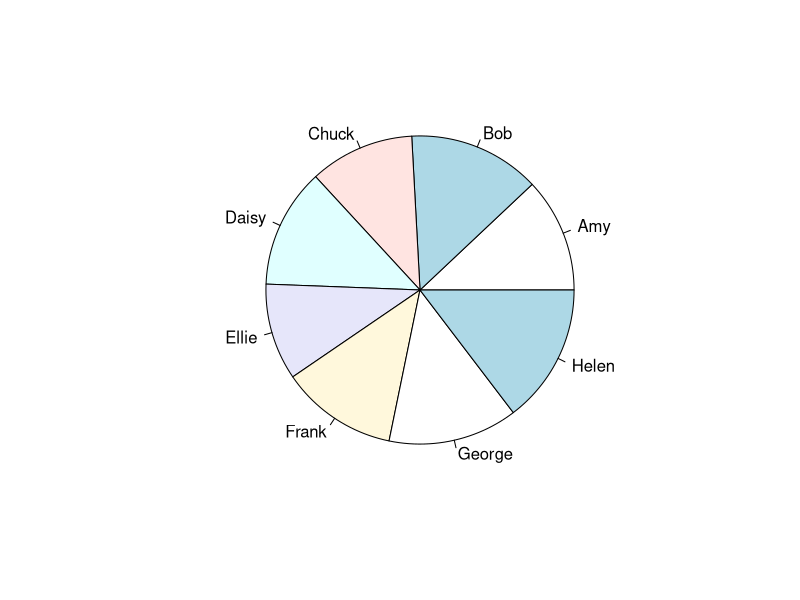
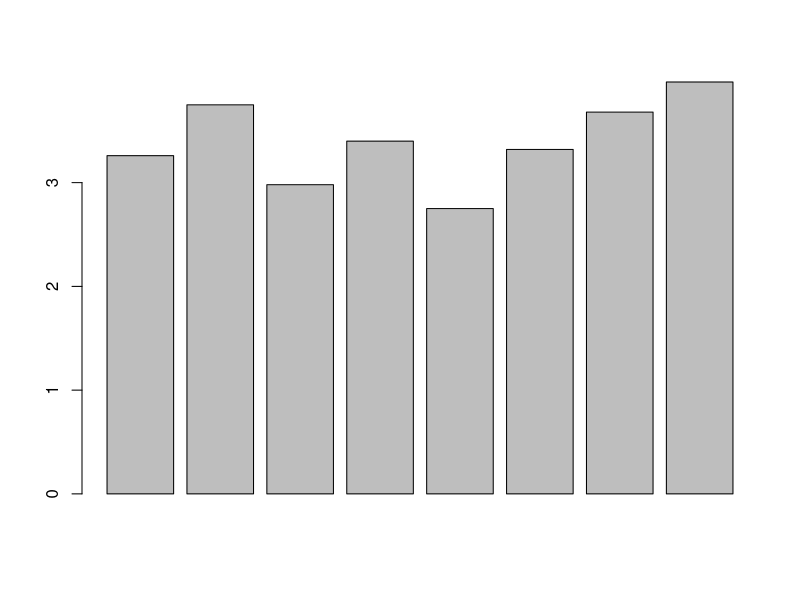

Generate these figures, in order, with R:
## ---- chunk 1
knitr::opts_chunk$set(echo = TRUE)
## ---- chunk 2
# 1. Let create a data frame using the dataset given
student_name <- c("Amy", "Bob", "Chuck", "Daisy", "Ellie", "Frank", "George", "Helen")
age <- c(27, 55, 34, 42, 20, 27, 34, 42)
gender <- c("F", "M", "M", "F", "F", "M", "M", "F")
gpa <- c(3.26, 3.75, 2.98, 3.40, 2.75, 3.32, 3.68, 3.97)
student_info <- data.frame(student_name, age, gender, gpa)

# 2. List all the variables
print(student_info)
## ---- chunk 3
names(student_info)
## ---- chunk 4
# 3. Generates all entries under variable, Age
student_info$age
## ---- chunk 5
# 3. Generates all entries under variable, Age
student_info[c('age')]
## ---- chunk 6
# 4. Generates all entries in the 2nd column, which is Age
student_info[2]
## ---- chunk 7

student_info[1:2, 1:2]
## ---- chunk 8
print(student_info)
## ---- chunk 9
# 5. Generates all entries in the 2nd and 3rd column of data frame
student_info[2:3]
## ---- chunk 10
# 6. Generate the same output as nsc[2:3]
student_info[c("age","gender")]
## ---- chunk 11
# 7. Generates all data in 2nd row
student_info[2, 1:4]
## ---- chunk 12
# 8. Generates 2nd and 3rd row data on Age
student_info[2:3, c("age")]
## ---- chunk 13
# 9. Generates data of 2nd and 3rd row and 2nd and 3rd column 
student_info[2:3, 2:3]
## ---- chunk 14

pie(student_info$gpa, labels=student_name)
## ---- chunk 15
student_info$age
## ---- chunk 16
student_info$gender
## ---- chunk 17
table(student_info$age)
## ---- chunk 18
table(student_info$gender)
## ---- chunk 19
#barplot(table(student_info$student_name), col=2:4)
barplot(student_info$gpa)
